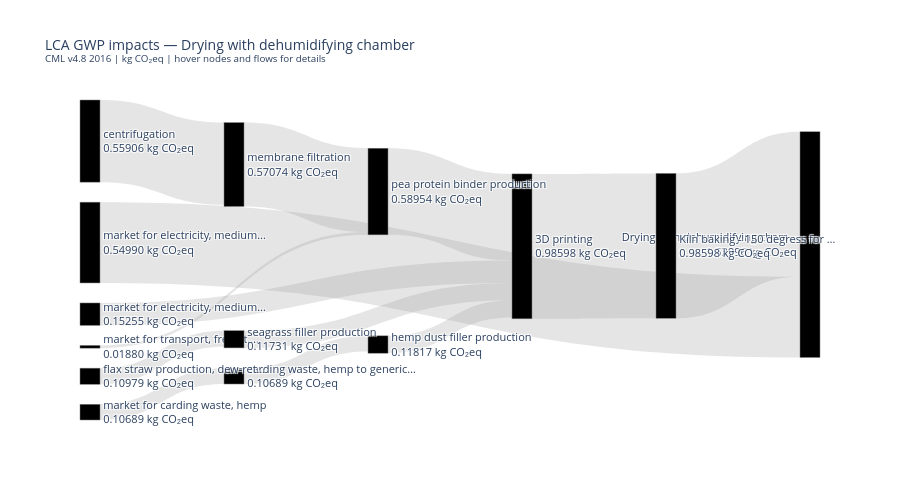

The notebook cell this image was saved under:
### Code cell
import plotly.graph_objects as go
import pandas as pd

# --- define cutoff nodes: anything upstream of these will be hidden ---
cutoff_names = {
    'market for electricity, medium voltage',
    'market for electricity, high voltage',
    'electricity voltage transformation from high to medium voltage',
    # add any other names you want to treat as terminal nodes
}

# find the labels corresponding to cutoff nodes
cutoff_labels = set(ca.loc[ca["name"].isin(cutoff_names), "label"])

# keep only rows that are NOT upstream of a cutoff node
# i.e. drop any row whose parent label is in cutoff_labels
ca_filtered = ca[~ca["parent"].isin(cutoff_labels)].copy()

# --- build node and link lists from filtered dataframe ---
labels = ca_filtered["label"].tolist()
label_to_idx = {l: i for i, l in enumerate(labels)}

def short_name(name, maxlen=30):
    return name if len(name) <= maxlen else name[:maxlen] + "…"

display_names = [short_name(row["name"]) + f"<br>{row['score']:.5f} kg CO₂eq"
                 for _, row in ca_filtered.iterrows()]

sources, targets, values, link_labels = [], [], [], []

for _, row in ca_filtered.iterrows():
    if row["parent"] is None or row["parent"] not in label_to_idx:
        continue
    src = label_to_idx[row["label"]]
    tgt = label_to_idx[row["parent"]]
    sources.append(src)
    targets.append(tgt)
    values.append(row["score"])
    link_labels.append(
        f"{short_name(row['name'], 25)} → "
        f"{ca_filtered.loc[ca_filtered.label==row['parent'], 'name'].values[0][:25]}<br>"
        f"{row['score']:.5f} kg CO₂eq ({row['fraction']*100:.1f}%)"
    )

fig = go.Figure(go.Sankey(
    arrangement="perpendicular",
    node=dict(
        pad=20,
        thickness=20,
        line=dict(color="grey", width=0.5),
        label=display_names,
        color="#000000",
    ),
    link=dict(
        source=sources,
        target=targets,
        value=values,
        label=link_labels,
        color="rgba(150,150,150,0.25)",
    ),
))

fig.update_layout(
    title=dict(
        text="LCA GWP impacts — Drying with dehumidifying chamber<br>"
             "<sup>CML v4.8 2016 | kg CO₂eq | hover nodes and flows for details</sup>",
        font_size=14,
    ),
    font_size=11,
    height=500,
)

fig.show()

### Figure 1 — Plotly figure (JSON) as saved in the notebook; plotly's stock layout.template omitted (floating-point values rounded to 4 significant figures)
{"data": [{"arrangement": "perpendicular", "link": {"color": "rgba(150,150,150,0.25)", "label": ["Kiln baking - 150 degress… → Drying with dehumidifying<br>0.98598 kg CO₂eq (64.0%)", "3D printing → Kiln baking - 150 degress<br>0.98598 kg CO₂eq (64.0%)", "market for electricity, m… → 3D printing<br>0.15255 kg CO₂eq (9.9%)", "hemp dust filler producti… → 3D printing<br>0.11817 kg CO₂eq (7.7%)", "carding waste, hemp to ge… → hemp dust filler producti<br>0.10689 kg CO₂eq (6.9%)", "market for carding waste,… → carding waste, hemp to ge<br>0.10689 kg CO₂eq (6.9%)", "pea protein binder produc… → 3D printing<br>0.58954 kg CO₂eq (38.3%)", "market for transport, fre… → pea protein binder produc<br>0.01880 kg CO₂eq (1.2%)", "membrane filtration → pea protein binder produc<br>0.57074 kg CO₂eq (37.1%)", "centrifugation → membrane filtration<br>0.55906 kg CO₂eq (36.3%)", "seagrass filler productio… → 3D printing<br>0.11731 kg CO₂eq (7.6%)", "flax straw production, de… → seagrass filler productio<br>0.10979 kg CO₂eq (7.1%)", "market for electricity, m… → Drying with dehumidifying<br>0.54990 kg CO₂eq (35.7%)"], "source": [1, 2, 3, 4, 5, 6, 7, 8, 9, 10, 11, 12, 13], "target": [0, 1, 2, 2, 4, 5, 2, 7, 7, 9, 2, 11, 0], "value": [0.986, 0.986, 0.1526, 0.1182, 0.1069, 0.1069, 0.5895, 0.0188, 0.5707, 0.5591, 0.1173, 0.1098, 0.5499]}, "node": {"color": "#000000", "label": ["Drying with dehumidifying cham…<br>1.53996 kg CO₂eq", "Kiln baking - 150 degress for …<br>0.98598 kg CO₂eq", "3D printing<br>0.98598 kg CO₂eq", "market for electricity, medium…<br>0.15255 kg CO₂eq", "hemp dust filler production<br>0.11817 kg CO₂eq", "carding waste, hemp to generic…<br>0.10689 kg CO₂eq", "market for carding waste, hemp<br>0.10689 kg CO₂eq", "pea protein binder production<br>0.58954 kg CO₂eq", "market for transport, freight,…<br>0.01880 kg CO₂eq", "membrane filtration<br>0.57074 kg CO₂eq", "centrifugation<br>0.55906 kg CO₂eq", "seagrass filler production<br>0.11731 kg CO₂eq", "flax straw production, dew-ret…<br>0.10979 kg CO₂eq", "market for electricity, medium…<br>0.54990 kg CO₂eq", "market for hard coal<br>0.01680 kg CO₂eq"], "line": {"color": "grey", "width": 0.5}, "pad": 20, "thickness": 20}, "type": "sankey"}], "layout": {"font": {"size": 11}, "height": 500, "title": {"font": {"size": 14}, "text": "LCA GWP impacts — Drying with dehumidifying chamber<br><sup>CML v4.8 2016 | kg CO₂eq | hover nodes and flows for details</sup>"}}}
